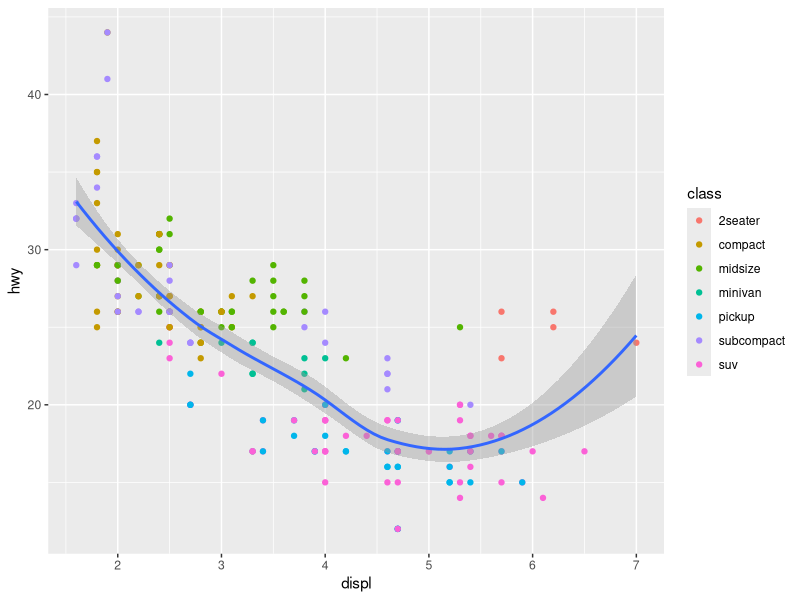

Generate this figure with R:
## ---- chunk 1
library(tidyverse) # or: library(ggplot2)
## ---- chunk 2
mpg
## ---- chunk 3
ggplot(data = mpg, aes(x = displ, y = hwy))+
  geom_point(aes(colour = class)) + 
  geom_smooth() 
